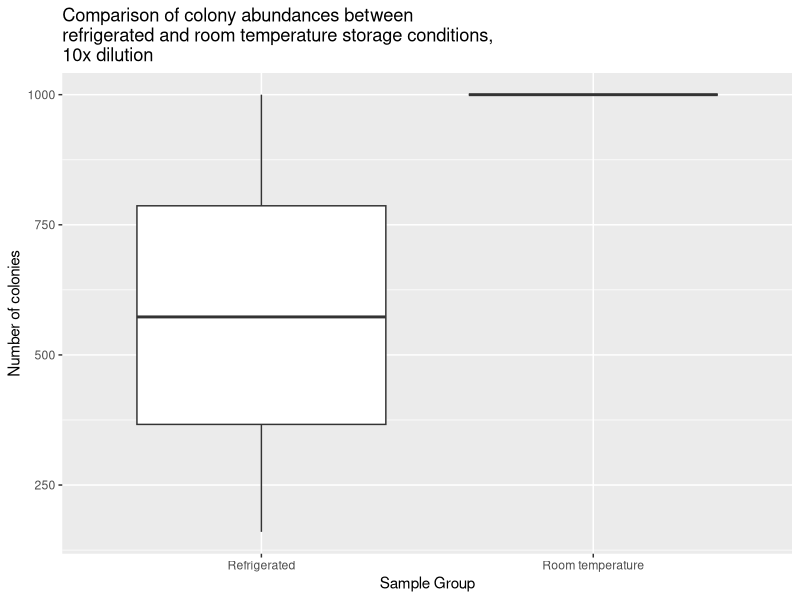
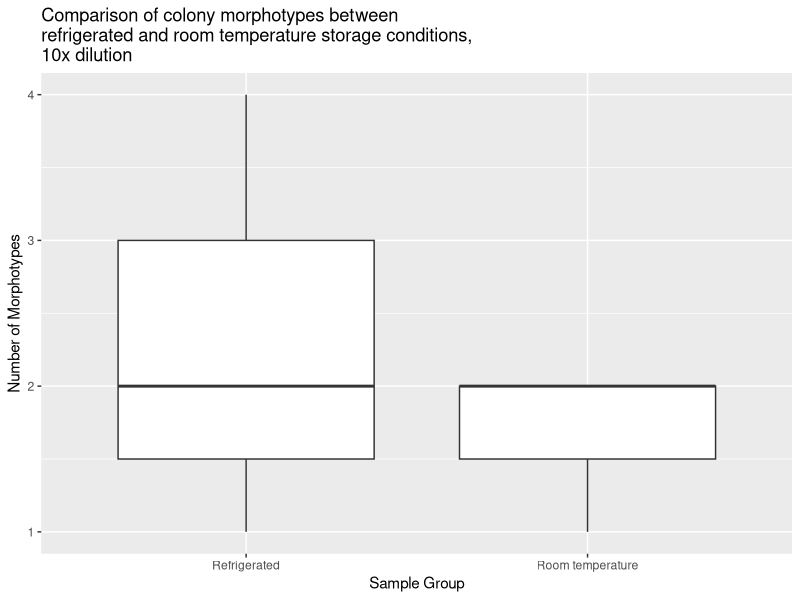

The R script that drew these images, in order:
## ---- chunk 1
# to create knit with correctly formated figures
knitr::opts_chunk$set(echo = FALSE, message = FALSE, warning = FALSE)
## ---- chunk 2
# load necessary packages to use in analysis
library("ggplot2")
library("dplyr")
library("tidyr")
library("readr")
library("broom")
library("knitr")
library("lubridate")
library("forcats")
## ---- chunk 3
# read in the culture data from csv
culture_data <- read_csv(
  "data/raw_data/Raw_culture_count_data/Culturing_data.csv")
## ---- chunk 4
# filter out only the 10x dilutions and make a boxplot for colony abundances
culture_data %>%
  filter(student_name == "Kris Choi") %>%
  filter(dilution_1_10_or_100 == "10") %>%
  ggplot(aes(x = sample_group,
             y = number_of_colonies)) +
  geom_boxplot() +
  ggtitle(paste
          ("Comparison of colony abundances between
refrigerated and room temperature storage conditions,
10x dilution")) +
  xlab("Sample Group") +
  ylab("Number of colonies")
## ---- chunk 5
# run a statistical test to compare the two groups of abundances
culture_data %>%
  filter(student_name == "Kris Choi") %>%
  filter(dilution_1_10_or_100 == "10") %>%
  wilcox.test(data = .,
              number_of_colonies ~ sample_group) %>%
  broom::glance(x = .) %>%
  knitr::kable()
## ---- chunk 6
# filter out only the 10x dilutions and make a boxplot for colony morphotypes
culture_data %>%
  filter(student_name == "Kris Choi") %>%
  filter(dilution_1_10_or_100 == "10") %>%
  ggplot(aes(x = sample_group,
             y = as.numeric(number_of_morphotypes))) +
  geom_boxplot() +
  ggtitle(paste("Comparison of colony morphotypes between
refrigerated and room temperature storage conditions,
10x dilution")) +
  xlab("Sample Group") +
  ylab("Number of Morphotypes")
## ---- chunk 7
# run a statistical test to compare the two groups of morphotypes
culture_data %>%
  filter(student_name == "Kris Choi") %>%
  filter(dilution_1_10_or_100 == "10") %>%
  wilcox.test(data = .,
              as.numeric(number_of_morphotypes) ~ sample_group) %>%
  broom::glance(x = .) %>%
  knitr::kable()
